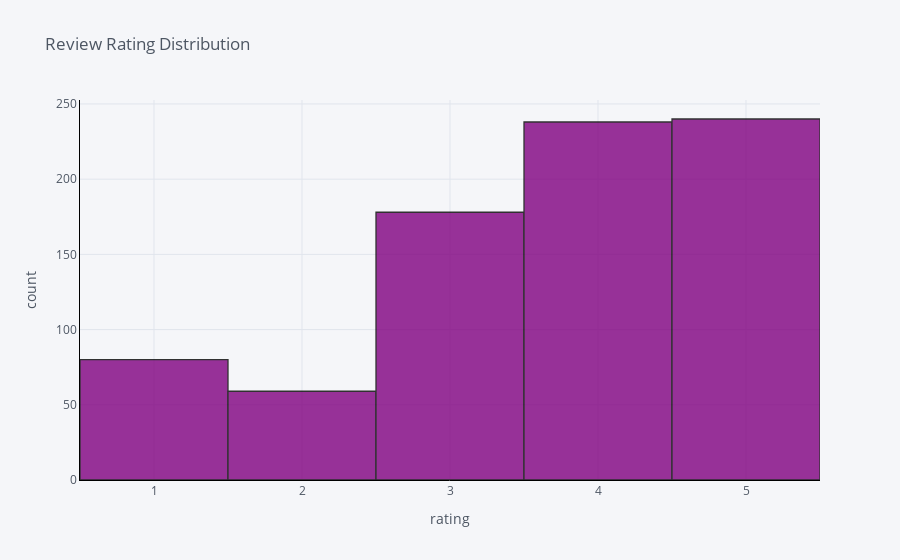

Notebook cell for this chart:
### Code cell
#Distribution of Review Ratings
df['rating'].iplot(
    kind='hist',
    xTitle='rating',
    linecolor='black',
    yTitle='count',
    color ='Purple',
    title='Review Rating Distribution')

### Figure 1 — Plotly figure (JSON) as saved in the notebook; plotly's stock layout.template omitted (floating-point values rounded to 4 significant figures; data arrays with more than 128 entries replaced by an {"elided": "..."} marker saying what was removed)
{"data": [{"histfunc": "count", "histnorm": "", "marker": {"color": "rgba(128, 0, 128, 1.0)", "line": {"color": "#000000", "width": 1.3}}, "name": "rating", "opacity": 0.8, "orientation": "v", "type": "histogram", "x": {"elided": "795 str values"}}], "layout": {"barmode": "overlay", "legend": {"bgcolor": "#F5F6F9", "font": {"color": "#4D5663"}}, "paper_bgcolor": "#F5F6F9", "plot_bgcolor": "#F5F6F9", "title": {"font": {"color": "#4D5663"}, "text": "Review Rating Distribution"}, "xaxis": {"gridcolor": "#E1E5ED", "linecolor": "black", "showgrid": true, "tickfont": {"color": "#4D5663"}, "title": {"font": {"color": "#4D5663"}, "text": "rating"}, "zerolinecolor": "#E1E5ED"}, "yaxis": {"gridcolor": "#E1E5ED", "linecolor": "black", "showgrid": true, "tickfont": {"color": "#4D5663"}, "title": {"font": {"color": "#4D5663"}, "text": "count"}, "zerolinecolor": "#E1E5ED"}}}
